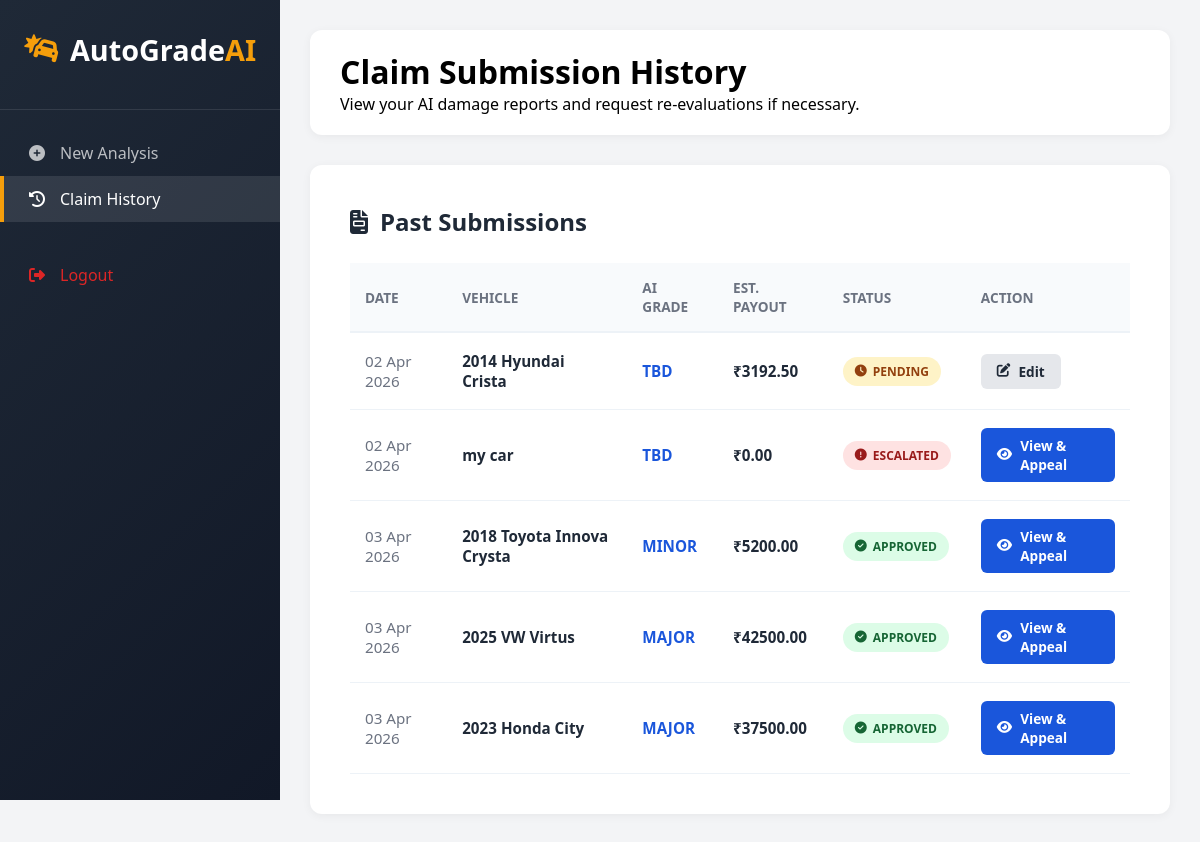
The app's page /claim-history/ (signed in) with its own data.
### my_admin/models.py (models this page shows, shortened)
class DamageAnalysis(models.Model):
    user = models.ForeignKey(User, on_delete=models.CASCADE, related_name='client_claims')
    agent = models.ForeignKey(
        User,
        on_delete=models.SET_NULL,
        null=True,
        blank=True,
        related_name='assigned_claims'
    )
    car_details = models.CharField(max_length=100)
    status = models.CharField(max_length=20, default='Pending')  # Pending, Approved, Rejected, Appealed
    damage_level = models.CharField(max_length=20, default='TBD')
    date_analyzed = models.DateTimeField(auto_now_add=True)  # Set once on creation
    updated_at = models.DateTimeField(auto_now=True)  # Updates every time .save() is called
    market_value = models.DecimalField(max_digits=12, decimal_places=2, null=True, blank=True)
    minor_coeff = models.FloatField(null=True, blank=True, default=0.025)
    moderate_coeff = models.FloatField(null=True, blank=True, default=0.05)
    major_coeff = models.FloatField(null=True, blank=True, default=0.1)
    estimated_claim = models.DecimalField(max_digits=12, decimal_places=2, null=True, blank=True)
    agent_comment = models.TextField(null=True, blank=True)
    user_appeal_reason = models.TextField(null=True, blank=True)
    appeal_count = models.IntegerField(default=0)  # Tracks 1st and 2nd re-evaluation requests

### my_admin/views.py (the view)
# urls.py: path('claim-history/', views.claim_history, name='claim_history'),
@login_required
def claim_history(request):
    my_claims = DamageAnalysis.objects.filter(user=request.user).order_by('-updated_at')
    return render(request, "ClaimHistory.html", {'claims': my_claims})

### my_admin/templates/ClaimHistory.html (shortened to what this page needs)
<!DOCTYPE html>
<html lang="en">
<head>
    <link rel="stylesheet" href="https://cdnjs.cloudflare.com/ajax/libs/font-awesome/6.4.0/css/all.min.css">
</head>
<body>
    <div class="sidebar">
        <div class="sidebar-header">
            <div class="logo"><i class="fas fa-car-crash"></i><span>AutoGrade<span>AI</span></span></div>
        </div>
        <div class="nav-menu">
            <a href="{% url 'admin_dashboard' %}" class="nav-item">
                <i class="fas fa-plus-circle"></i><span>New Analysis</span>
            </a>
            <a href="{% url 'claim_history' %}" class="nav-item active">
                <i class="fas fa-history"></i><span>Claim History</span>
            </a>
            <a href="{% url 'my_logout' %}" class="nav-item" style="color: var(--danger); margin-top: 30px;">
                <i class="fas fa-sign-out-alt"></i><span>Logout</span>
            </a>
        </div>
    </div>
    <div class="main-content">
        <div class="top-bar">
            <h1>Claim Submission History</h1>
            <p>View your AI damage reports and request re-evaluations if necessary.</p>
        </div>
        <div class="history-section">
            <h2 class="section-title"><i class="fas fa-file-invoice"></i> Past Submissions</h2>
            <table>
                <thead>
                    <tr>
                        <th>Date</th>
                        <th>Vehicle</th>
                        <th>AI Grade</th>
                        <th>Est. Payout</th>
                        <th>Status</th>
                        <th>Action</th>
                    </tr>
                </thead>
                <tbody>
                    {% for claim in claims %}
                    <tr>
                        <td style="color: var(--gray);">{{ claim.date_analyzed|date:"d M Y" }}</td>
                        <td style="font-weight: 700;">{{ claim.car_details }}</td>
                        <td><strong style="color: var(--primary);">{{ claim.damage_level|upper }}</strong></td>
                        <td style="font-weight: 700;">₹{{ claim.estimated_claim|default:"0.00" }}</td>
                        <td>
                            {% if claim.status == 'Pending' %}
                                <span class="badge badge-pending"><i class="fas fa-clock"></i> PENDING</span>
                            {% elif claim.status == 'Approved' %}
                                <span class="badge badge-approved"><i class="fas fa-check-circle"></i> APPROVED</span>
                            {% else %}
                                <span class="badge badge-appealed"><i class="fas fa-exclamation-circle"></i> {{ claim.status|upper }}</span>
                            {% endif %}
                        </td>
                        <td>
                            {% if claim.status == 'Pending' %}
                                <a href="{% url 'user_edit_claim' claim.id %}" class="btn-action btn-edit">
                                    <i class="fas fa-edit"></i> Edit
                                </a>
                            {% else %}
                                <a href="{% url 'claim_details' claim.id %}" class="btn-action btn-view">
                                    <i class="fas fa-eye"></i> View & Appeal
                                </a>
                            {% endif %}
                        </td>
                    </tr>
                    {% empty %}
                    <tr>
                        <td colspan="6" style="padding: 60px; text-align: center; color: var(--gray);">
                            <p>No claims found in your history.</p>
                        </td>
                    </tr>
                    {% endfor %}
                </tbody>
            </table>
        </div>
    </div>
</body>
</html>

### my_admin/templates/ClaimHistory.html (style rules this page uses)
* { margin: 0; padding: 0; box-sizing: border-box; font-family: 'Segoe UI', Tahoma, Geneva, Verdana, sans-serif; }
:root { --primary: #1a56db; --primary-dark: #1e429f; --secondary: #f59e0b; --dark: #1f2937; --light: #f9fafb; --gray: #6b7280; --danger: #dc2626; --success: #10b981; --transition: all 0.3s ease; }
body { background-color: #f3f4f6; display: flex; min-height: 100vh; }
.sidebar { width: 280px; background: linear-gradient(135deg, var(--dark) 0%, #111827 100%); color: white; position: fixed; height: 100vh; overflow-y: auto; transition: var(--transition); z-index: 100; }
.sidebar-header { padding: 30px 20px; text-align: center; border-bottom: 1px solid rgba(255,255,255,0.1); }
.sidebar-header .logo { display: flex; align-items: center; justify-content: center; gap: 10px; font-size: 1.8rem; font-weight: 700; color: white; margin-bottom: 10px; }
.sidebar-header .logo i { color: var(--secondary); }
.sidebar-header .logo span span { color: var(--secondary); }
.nav-menu { padding: 20px 0; }
.nav-item { padding: 12px 25px; display: flex; align-items: center; gap: 15px; color: rgba(255,255,255,0.7); text-decoration: none; transition: var(--transition); border-left: 4px solid transparent; }
.nav-item:hover, .nav-item.active { background: rgba(255,255,255,0.1); color: white; border-left-color: var(--secondary); }
.main-content { flex: 1; margin-left: 280px; padding: 30px; }
.top-bar { background: white; border-radius: 12px; padding: 20px 30px; margin-bottom: 30px; box-shadow: 0 2px 10px rgba(0,0,0,0.05); }
.history-section { background: white; border-radius: 12px; padding: 40px; box-shadow: 0 2px 10px rgba(0,0,0,0.05); }
.section-title { margin-bottom: 25px; display: flex; align-items: center; gap: 12px; color: var(--dark); }
table { width: 100%; border-collapse: collapse; }
th { text-align: left; padding: 15px; background-color: #f8fafc; color: var(--gray); font-size: 0.85rem; text-transform: uppercase; border-bottom: 2px solid #edf2f7; }
td { padding: 18px 15px; border-bottom: 1px solid #edf2f7; color: var(--dark); font-size: 0.95rem; }
.badge { padding: 6px 12px; border-radius: 20px; font-size: 0.75rem; font-weight: 700; display: inline-flex; align-items: center; gap: 6px; }
.badge-pending { background: #fef3c7; color: #92400e; }
.badge-approved { background: #dcfce7; color: #166534; }
.badge-appealed { background: #fee2e2; color: #991b1b; }
.btn-action { padding: 8px 16px; border-radius: 6px; text-decoration: none; font-weight: 600; font-size: 0.85rem; transition: var(--transition); display: inline-flex; align-items: center; gap: 8px; }
.btn-view { background: var(--primary); color: white; }
.btn-edit { background: #e5e7eb; color: var(--dark); }

### records on screen
DamageAnalysis: date_analyzed "02 Apr 2026", car_details "2014 Hyundai Crista", damage_level "TBD", estimated_claim "3192.50", status "Pending" (drawn)
DamageAnalysis: date_analyzed "02 Apr 2026", car_details "my car", damage_level "TBD", estimated_claim "0.00", status "ESCALATED", shows "View & Appeal"
DamageAnalysis: date_analyzed "03 Apr 2026", car_details "2018 Toyota Innova Crysta", damage_level "MINOR", estimated_claim "5200.00", status "Approved" (drawn)
DamageAnalysis: date_analyzed "03 Apr 2026", car_details "2025 VW Virtus", damage_level "MAJOR", estimated_claim "42500.00", status "Approved" (drawn)
DamageAnalysis: date_analyzed "03 Apr 2026", car_details "2023 Honda City", damage_level "MAJOR", estimated_claim "37500.00", status "Approved" (drawn)
